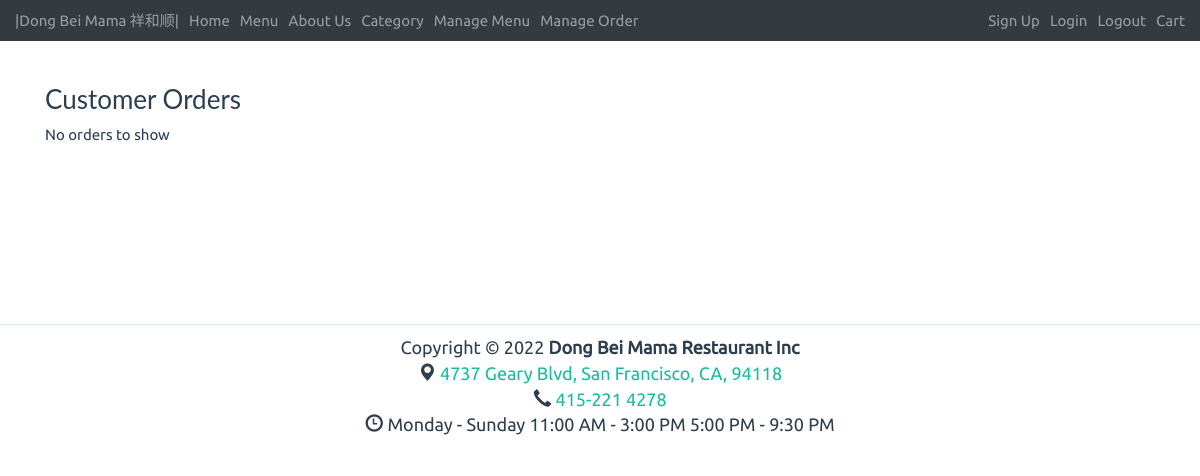
The page /manage-order on the database as committed earlier.
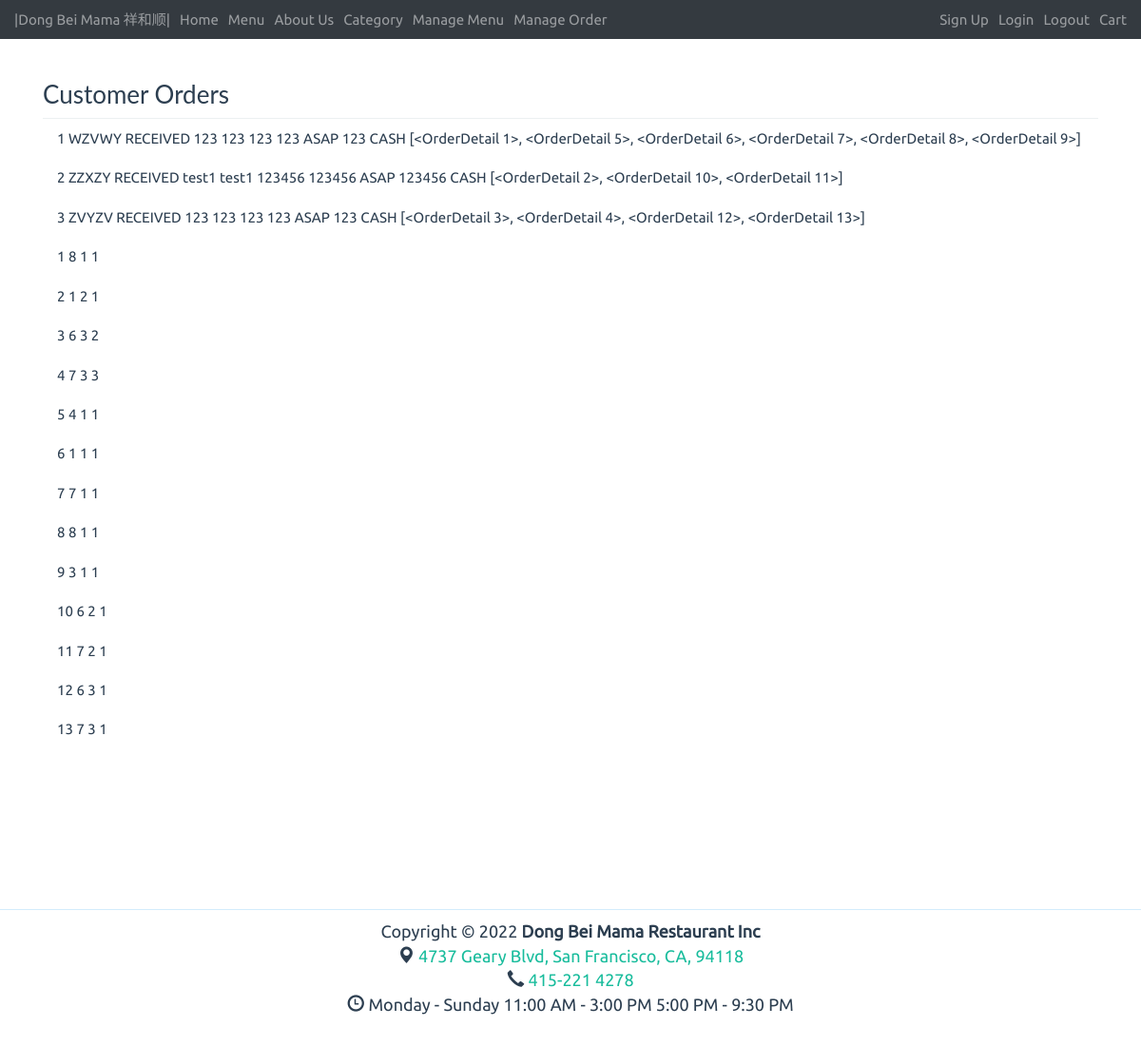
The same page on the database as committed later.
### website/models.py (models this page shows)
class Orders(db.Model):
    __tablename__='orders'
    id = db.Column(db.Integer,primary_key = True)
    reference = db.Column(db.String(5))
    status = db.Column(db.String(20))
    first_name = db.Column(db.String(20))
    last_name = db.Column(db.String(20))
    phone_number = db.Column(db.Integer)
    email = db.Column(db.String(50))
    pick_up_time = db.Column(db.String(20))
    card_number = db.Column(db.String(50))
    card_exp = db.Column(db.String(10))
    card_secure_code = db.Column(db.String(10))
    payment_type = db.Column(db.String(10))
    items = db.relationship('OrderDetail', backref='orders', lazy=True)

class OrderDetail(db.Model):
    __tablename__='orderdetail'
    id = db.Column(db.Integer,primary_key = True)
    ItemId = db.Column(db.Integer, db.ForeignKey("menu.id"))
    OrderId = db.Column(db.Integer, db.ForeignKey("orders.id"))
    qty = db.Column(db.Integer)

### website/admin.py (the view)
@admin.route('/manage-order')
def manage_order():
    orders = Orders.query.all()
    orderdetail = OrderDetail.query.all()
    return render_template('manage_order.html', orders=orders, orderdetail = orderdetail)

### website/templates/manage_order.html (shortened to what this page needs)
{% extends 'layout.html' %}
{% block body %}
<ul class="list-group list-group-flush" id="orders">
    <h3>Customer Orders</h3>
    {% if orders %}
    {% for order in orders %}
    <li class="list-group-item">
        {{order.id}}
        {{order.reference}}
        {{order.status}}
        {{order.first_name}}
        {{order.last_name}}
        {{order.phone_number}}
        {{order.email}}
        {{order.pick_up_time}}
        {{order.card_number}}
        {{order.payment_type}}
        {{order.items}}
    </li>
    {% endfor %}
    {% for detail in orderdetail %}
    <li class="list-group-item">
        {{detail.id}}
        {{detail.ItemId}}
        {{detail.OrderId}}
        {{detail.qty}}
    </li>
    {% endfor %}
    {% else %}
    <p>No orders to show</p>
    {% endif %}
</ul>
{% endblock %}

Rows that differ between the two databases and show on the page:
added Orders: id "1", reference "WZVWY", status "RECEIVED", first_name "123", last_name "123", phone_number "123", email "123", pick_up_time "ASAP", card_number "123", payment_type "CASH", items "[<OrderDetail 1>, <OrderDetail 5>, <OrderDetail 6>, <OrderDetail 7>, <OrderDetail 8>, <OrderDetail 9>]"
added Orders: id "2", reference "ZZXZY", status "RECEIVED", first_name "test1", last_name "test1", phone_number "123456", email "123456", pick_up_time "ASAP", card_number "123456", payment_type "CASH", items "[<OrderDetail 2>, <OrderDetail 10>, <OrderDetail 11>]"
added Orders: id "3", reference "ZVYZV", status "RECEIVED", first_name "123", last_name "123", phone_number "123", email "123", pick_up_time "ASAP", card_number "123", payment_type "CASH", items "[<OrderDetail 3>, <OrderDetail 4>, <OrderDetail 12>, <OrderDetail 13>]"
added OrderDetail: id "1", ItemId "8", OrderId "1", qty "1"
added OrderDetail: id "2", ItemId "1", OrderId "2", qty "1"
added OrderDetail: id "3", ItemId "6", OrderId "3", qty "2"
added OrderDetail: id "4", ItemId "7", OrderId "3", qty "3"
added OrderDetail: id "5", ItemId "4", OrderId "1", qty "1"
added OrderDetail: id "6", ItemId "1", OrderId "1", qty "1"
added OrderDetail: id "7", ItemId "7", OrderId "1", qty "1"
added OrderDetail: id "8", ItemId "8", OrderId "1", qty "1"
added OrderDetail: id "9", ItemId "3", OrderId "1", qty "1"
added OrderDetail: id "10", ItemId "6", OrderId "2", qty "1"
added OrderDetail: id "11", ItemId "7", OrderId "2", qty "1"
added OrderDetail: id "12", ItemId "6", OrderId "3", qty "1"
added OrderDetail: id "13", ItemId "7", OrderId "3", qty "1"
Other text that changed with them:
text no longer shown: "No orders to show"
